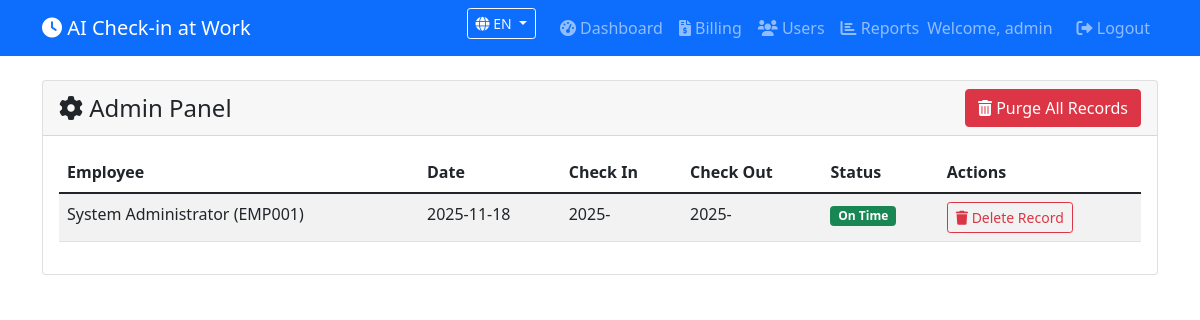
Screenshot of /admin (signed in) with the database file from the repository.
### tables this page shows
CREATE TABLE checkins (
            id INTEGER PRIMARY KEY AUTOINCREMENT,
            employee_id INTEGER NOT NULL,
            check_in_time TIMESTAMP,
            check_out_time TIMESTAMP,
            date DATE NOT NULL,
            status TEXT DEFAULT 'present',
            notes TEXT,
            created_at TIMESTAMP DEFAULT CURRENT_TIMESTAMP,
            FOREIGN KEY (employee_id) REFERENCES employees (id),
            UNIQUE(employee_id, date)
        );

CREATE TABLE employees (
            id INTEGER PRIMARY KEY AUTOINCREMENT,
            employee_id TEXT UNIQUE NOT NULL,
            username TEXT UNIQUE NOT NULL,
            email TEXT UNIQUE NOT NULL,
            password_hash TEXT NOT NULL,
            first_name TEXT NOT NULL,
            last_name TEXT NOT NULL,
            department TEXT,
            position TEXT,
            is_active INTEGER DEFAULT 1,
            created_at TIMESTAMP DEFAULT CURRENT_TIMESTAMP
        );

### src/routes/admin_routes.py (the view)
    def decorated_function(*args, **kwargs):
        if 'employee_id' not in session or session.get('username') != 'admin':
            flash('Admin access required')
            return redirect(url_for('main.dashboard'))
        return f(*args, **kwargs)

### src/database.py (called while the page is built)
def get_db_connection():
    conn = sqlite3.connect(DB_PATH)
    conn.row_factory = sqlite3.Row
    return conn

### src/routes/admin_routes.py (called while the page is built)
def admin_required(f):
    def decorated_function(*args, **kwargs):
        if 'employee_id' not in session or session.get('username') != 'admin':
            flash('Admin access required')
            return redirect(url_for('main.dashboard'))
        return f(*args, **kwargs)
    decorated_function.__name__ = f.__name__
    return decorated_function

@admin_bp.route('/admin')
@admin_required
def admin_panel():
    conn = get_db_connection()
    all_checkins = conn.execute('''
        SELECT c.*, e.first_name, e.last_name, e.employee_id as emp_id
        FROM checkins c
        JOIN employees e ON c.employee_id = e.id
        ORDER BY c.date DESC, c.check_in_time DESC
    ''').fetchall()
    conn.close()
    return render_template('admin_panel.html', checkins=all_checkins)

### templates/admin_panel.html (shortened to what this page needs)
{% extends "base.html" %}
{% block content %}
<div class="row">
    <div class="col-12">
        <div class="card">
            <div class="card-header d-flex justify-content-between align-items-center">
                <h4 class="mb-0"><i class="fas fa-cog"></i> {{ get_text('admin_panel') }}</h4>
                <button type="button" class="btn btn-danger" data-bs-toggle="modal" data-bs-target="#purgeModal">
                    <i class="fas fa-trash-alt"></i> {{ get_text('purge_all') }}
                </button>
            </div>
            <div class="card-body">
                {% if checkins %}
                    <div class="table-responsive">
                        <table class="table table-striped">
                            <thead>
                                <tr>
                                    <th>Employee</th>
                                    <th>{{ get_text('date') }}</th>
                                    <th>{{ get_text('check_in') }}</th>
                                    <th>{{ get_text('check_out') }}</th>
                                    <th>{{ get_text('status') }}</th>
                                    <th>Actions</th>
                                </tr>
                            </thead>
                            <tbody>
                                {% for checkin in checkins %}
                                <tr>
                                    <td>{{ checkin.first_name }} {{ checkin.last_name }} ({{ checkin.emp_id }})</td>
                                    <td>{{ checkin.date }}</td>
                                    <td>{{ checkin.check_in_time[:5] if checkin.check_in_time else '-' }}</td>
                                    <td>{{ checkin.check_out_time[:5] if checkin.check_out_time else '-' }}</td>
                                    <td>
                                        <span class="badge bg-{% if checkin.status == 'on_time' %}success{% elif checkin.status == 'late' %}warning{% else %}secondary{% endif %}">
                                            {{ checkin.status.replace('_', ' ').title() }}
                                        </span>
                                    </td>
                                    <td>
                                        <form method="POST" action="{{ url_for('admin.delete_checkin', checkin_id=checkin.id) }}" class="d-inline"
                                              onsubmit="return confirm('{{ get_text('confirm_delete') }}')">
                                            <button type="submit" class="btn btn-sm btn-outline-danger">
                                                <i class="fas fa-trash"></i> {{ get_text('delete_record') }}
                                            </button>
                                        </form>
                                    </td>
                                </tr>
                                {% endfor %}
                            </tbody>
                        </table>
                    </div>
                {% else %}
                    <p class="text-muted">{{ get_text('no_attendance_records') }}</p>
                {% endif %}
            </div>
        </div>
    </div>
</div>
{% endblock %}

### rows the page displays
checkins: first_name "System", last_name "Administrator", emp_id "EMP001", date "2025-11-18", check_in_time "2025-", check_out_time "2025-", status.replace "On Time", get_text "Delete Record"

### other values shown
{{ 'EN' if current_lang == 'en' else 'FR' }} "EN"
{{ get_text('dashboard') }} "Dashboard"
{{ get_text('billing') }} "Billing"
{{ get_text('welcome') }} "Welcome"
{{ session.employee_name }} "admin"
{{ get_text('logout') }} "Logout"
{{ get_text('admin_panel') }} "Admin Panel"
{{ get_text('purge_all') }} "Purge All Records"
{{ get_text('date') }} "Date"
{{ get_text('check_in') }} "Check In"
{{ get_text('check_out') }} "Check Out"
{{ get_text('status') }} "Status"
